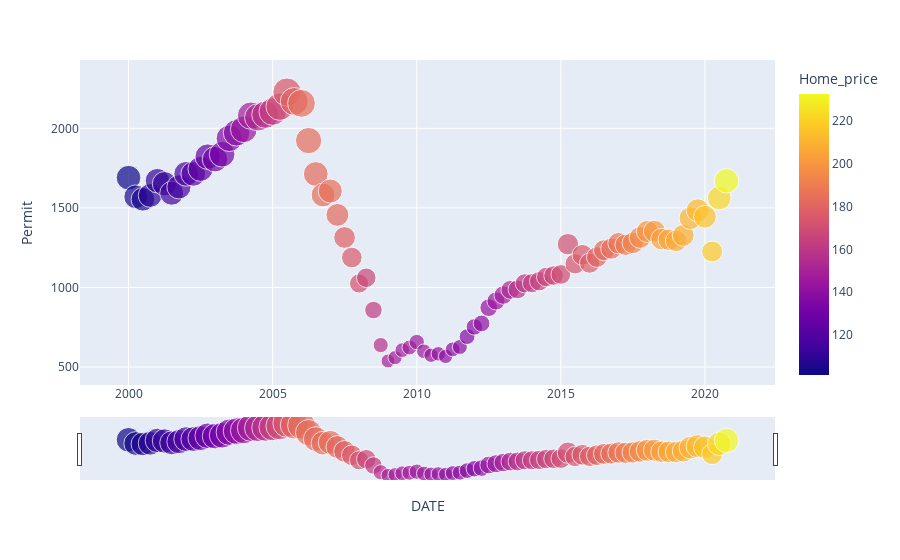

The notebook cell this image was saved under:
### Markdown cell above
### Permit impact on Home Prices

Let us understand how Permit had it's affect on the Housing prices over the period of 2000 & 2020.

### Code cell
fig = px.scatter(data, x="DATE", y="Permit", color="Home_price", size='Permit')
fig.update_xaxes(rangeslider_visible=True)
fig.show()
